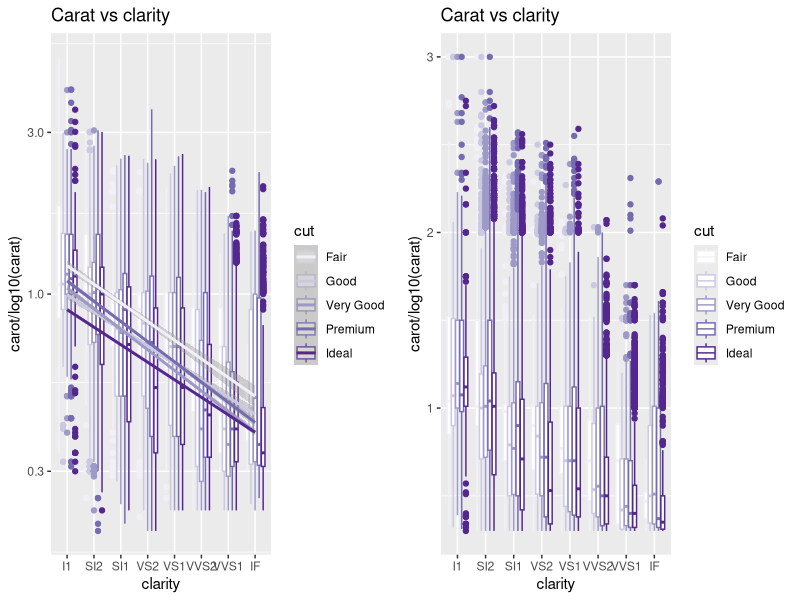

This figure's R source:
library(tidyverse)
#library("gridExtra")
#library(ggplot2)
library(cowplot)
#install.packages('ppubr')
#library(ppubr)
#dev.off()
#dev.new()
data(diamonds)
#data=diamonds
#head(diamonds)
#g=ggplot(data=diamonds,mapping=
#         aes(x=carat,y=price,group=cut))
#g
#g1=g+geom_point(stat="identity",
#                aes(colour=cut))
#g1=g+geom_point(stat="identity",
#                aes(colour=cut),size=0.1,alpha=0.2)
#g1=g+geom_point(stat="identity",
#                aes(colour=cut),size=0.1,alpha=0.2,shape=18)
#alpha:transparency
#d=ggplot(diamonds,aes(carat))+xlim(0,3)
#d+stat_bin(aes(y=after_stat(density)),
#           binwidth=0.1,geom="area")
#png(file="fig2.png")
#d+stat_bin(aes(y=..count..),
#           binwidth=0.01,geom="area")
#d+stat_bin(aes(size=..density..),
#           binwidth=0.1,geom="point",
#           )
#png(file="purple.png")
#d+geom_area(stat="count")
g=ggplot(data=diamonds,mapping=
          aes(x=clarity,y=carat,color=cut))
g=g+geom_boxplot()
g=g+labs(title="Carat vs clarity")
#g=g+ggtitle("Carat vs clarity")
#g=g+
sm=geom_smooth(method="lm",mapping=aes(x=as.numeric(clarity),
                                       y=clarity))
#g=g+facet_wrap(cut~color)
#g=g+facet_grid(cut~color)
#g=g+scale_color_brewer(rgb(red=1,green=0.1,blue=1))
g=g+scale_color_brewer(palette="Purples")
g1=g+theme(plot.title=element_text(hjust=0.5)) #title in the middle

#task4
#g=g+scale_y_log10()
g=g+scale_y_continuous(trans="log10")
#g=g+scale_y_continuous(trans="log10",name="log10 carot")
g=g+labs(y="carot/log10(carat)")
#g=g+theme()
#g=g+theme(ylab="log10 carat")

#g
#g1=g+sm
#g1
g1=g+geom_smooth(method="lm",mapping=aes(x=as.numeric(clarity)))
g2=g+scale_y_continuous(limit=c(0.3,3.0))
#ggarrange(g1,g2)
plot_grid(g1,g2)
#dev.off()